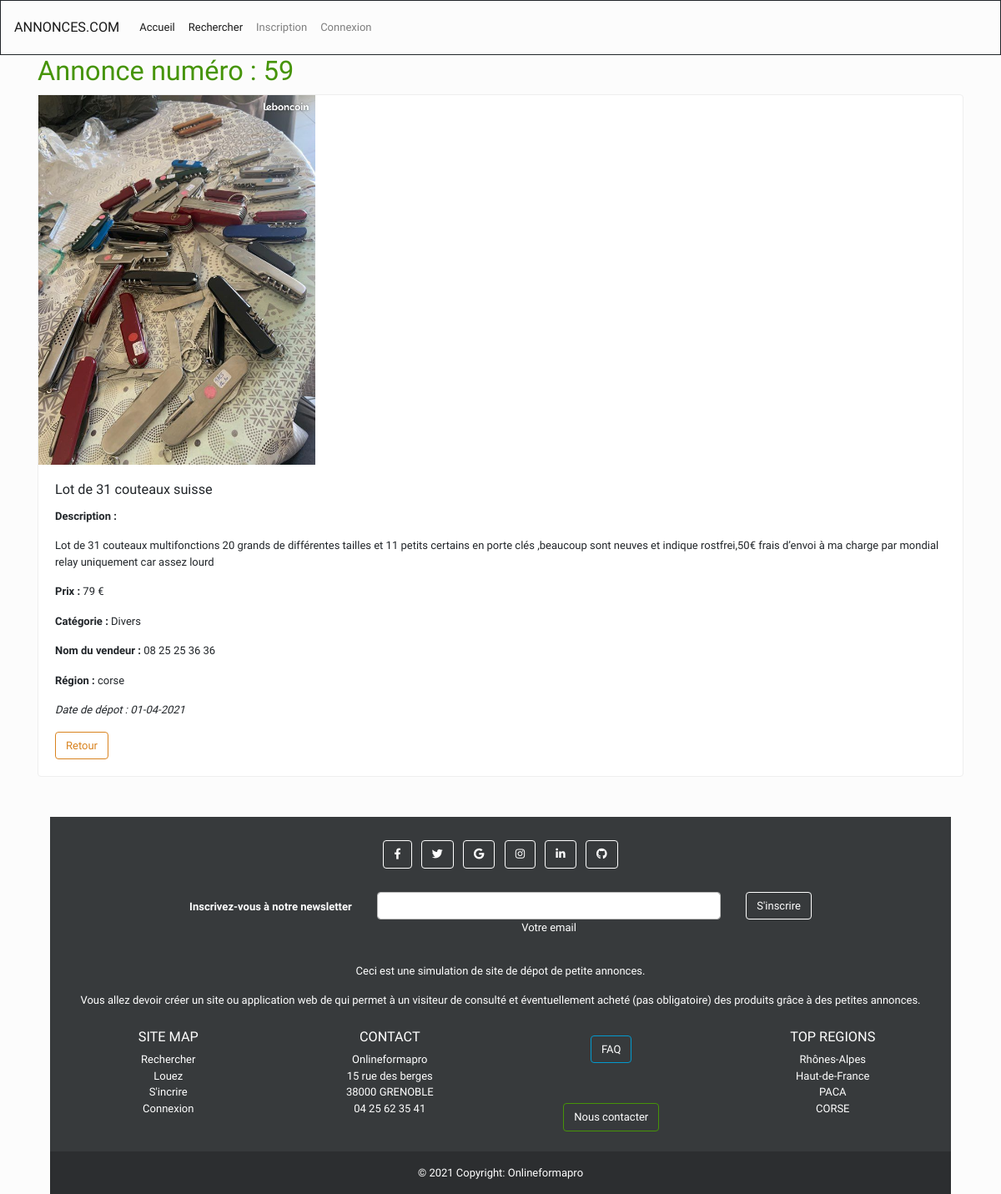
The app's page /details_annonce&id_details=59 with its own data.
### tables this page shows
CREATE TABLE IF NOT EXISTS `annonces` (
  `id_annonce` int(11) NOT NULL AUTO_INCREMENT,
  `nom_annonce` varchar(225) NOT NULL,
  `description_annonce` text NOT NULL,
  `prix_annonce` decimal(10,0) NOT NULL,
  `photo_annonce` varchar(255) NOT NULL,
  `date_depot` datetime NOT NULL,
  `categorie_id` int(11) NOT NULL,
  `utilisateur_id` int(11) NOT NULL,
  `regions_id` int(11) NOT NULL,
  PRIMARY KEY (`id_annonce`),
  KEY `Id de la catégorie` (`categorie_id`),
  KEY `categorie_id` (`categorie_id`),
  KEY `utilisateur_id` (`utilisateur_id`),
  KEY `regions_id` (`regions_id`)
);

CREATE TABLE IF NOT EXISTS `categories` (
  `id_categorie` int(11) NOT NULL AUTO_INCREMENT,
  `type_categorie` varchar(255) NOT NULL,
  PRIMARY KEY (`id_categorie`)
);

CREATE TABLE IF NOT EXISTS `utilisateurs` (
  `id_utilisateur` int(11) NOT NULL AUTO_INCREMENT,
  `nom_utilisateur` varchar(255) NOT NULL,
  `email_utilisateur` varchar(255) NOT NULL,
  `password_utilisateur` varchar(255) NOT NULL,
  PRIMARY KEY (`id_utilisateur`)
);

CREATE TABLE IF NOT EXISTS `regions` (
  `id_regions` int(11) NOT NULL AUTO_INCREMENT,
  `nom_region` varchar(255) NOT NULL,
  PRIMARY KEY (`id_regions`)
);

### controlleurs/AnnoncesControlleur.php (called while the page is built, shortened)
<?php
require_once "../modeles/Annonces_modele.php";
function afficherDetails(){
    $annonce = new Annonces_modele();
    $details = $annonce->afficherDetailsUneAnnonce();
    require_once "../vues/annonces/details_annonce.php";
}

### modeles/Annonces_modele.php (called while the page is built, shortened)
<?php
class Annonces_modele extends Database_modele
{
        ?>
        <?php
    public function afficherDetailsUneAnnonce(){
        $db = $this->getPDO();
        $sql = "SELECT * FROM annonces INNER JOIN utilisateurs ON annonces.utilisateur_id = utilisateurs.id_utilisateur INNER JOIN categories ON annonces.categorie_id = categories.id_categorie INNER JOIN regions ON annonces.regions_id = regions.id_regions WHERE id_annonce = ?";
        $this->id_annonce = $_GET['id_details'];
        $request = $db->prepare($sql);
        $request->bindParam(1, $this->id_annonce);
        $request->execute();
        $details = $request->fetch(PDO::FETCH_ASSOC);
        return $details;
    }
}

### vues/annonces/details_annonce.php (the view)
<h1 class="text-success">Annonce numéro : <?= $details['id_annonce'] ?></h1>
<div id="annonce-card" class="card">
    <img width="30%"  class="" src="~/<?= $details['photo_annonce'] ?>"
         alt="<?= $details['nom_annonce'] ?>" title="<?= $details['nom_annonce'] ?>">
    <div class="card-body">
        <h5 class="card-title"><?= $details['nom_annonce'] ?></h5>
        <p class="card-text"><b>Description :</b></p>
        <p><?= $details['description_annonce'] ?></p>
        <p><b>Prix : </b><?= $details['prix_annonce'] ?> €</p>
        <p><b>Catégorie : </b><?= $details['type_categorie'] ?></p>
        <p><b>Nom du vendeur : </b><?= $details['nom_utilisateur'] ?></p>
        <p><b>Région : </b><?= $details['nom_region'] ?></p>
        <?php
        $date_depot = new DateTime($details['date_depot']);
        ?>
        <p><em>Date de dépot : <?= $date_depot->format('d-m-Y') ?></em></p>
        <?php
        if(isset($_SESSION['connecter_utilisateur']) && $_SESSION['connecter_utilisateur'] === true){
            ?>
            <a href="gestion_annonces" type="button" class="btn btn-outline-warning">Retour</a>
            <?php
        }else{
            ?>
            <a href="accueil?page=1" type="button" class="btn btn-outline-warning">Retour</a>
            <?php
        }
        ?>
    </div>
</div>

### public/css/globales.css (style rules this page uses)
html { margin: 0; padding: 0; box-sizing: border-box; }
body { font-family: 'Oswald', sans-serif; }
#annonce-card { height: 100%; }

### records on screen
annonces: id_annonce "59", photo_annonce (picture), nom_annonce "Lot de 31 couteaux suisse", description_annonce "Lot de 31 couteaux multifonctions 20 grands de différentes tailles et 11 petits certains en porte clés ,beaucoup sont neuves et indique rostfrei,50€ frais d’envoi à ma charge par mondial relay uniquement car assez lourd", prix_annonce "79", categorie.type_categorie "Divers", utilisateur.nom_utilisateur "08 25 25 36 36", regions.nom_region "corse", date_depot "01-04-2021"
